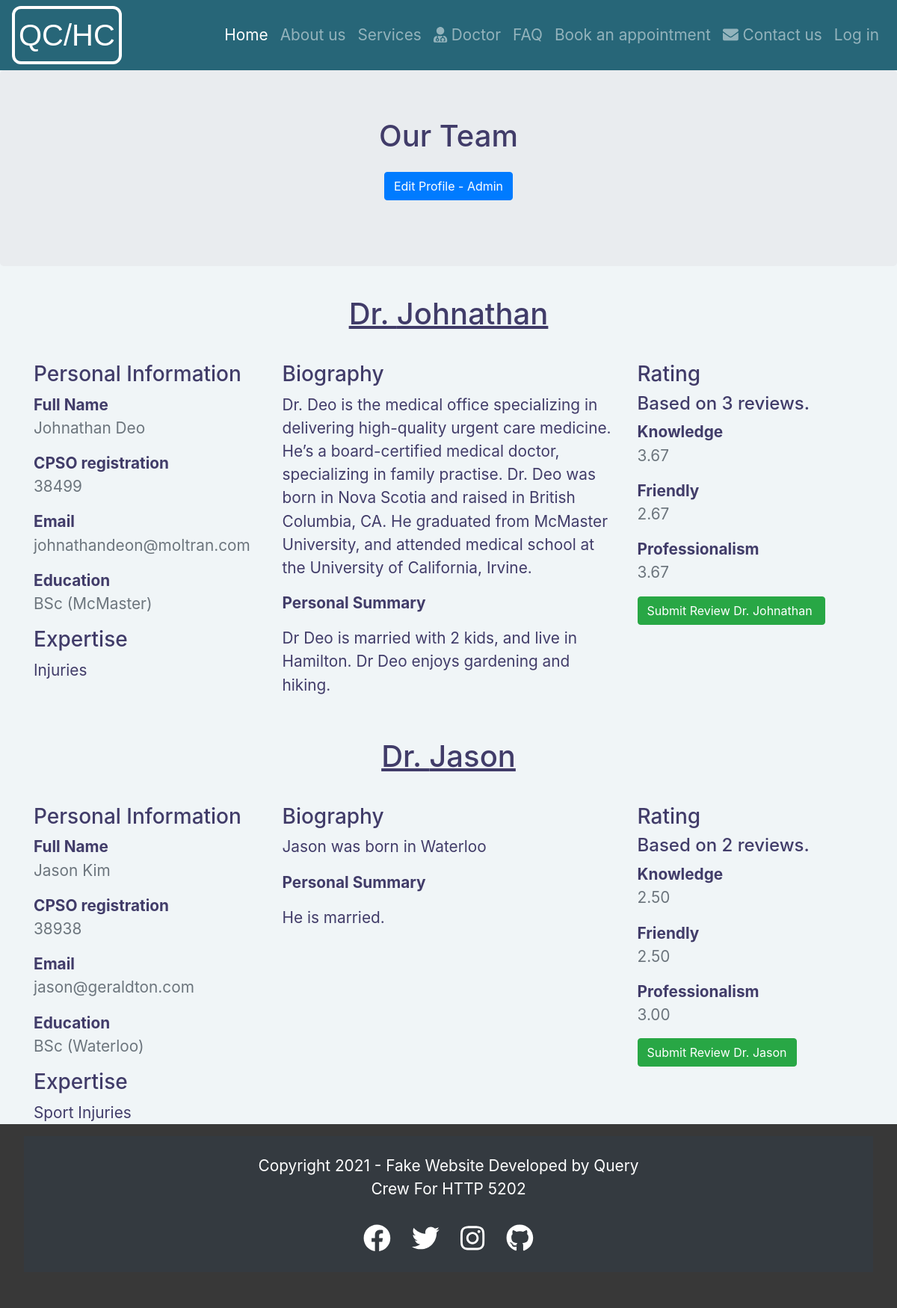
The page /pages/indexDoctor.php on the database its author committed.
### tables this page shows
CREATE TABLE `doctor` (
  `id` int(11) NOT NULL,
  `first_name` varchar(50) NOT NULL,
  `last_name` varchar(50) NOT NULL,
  `cpso_reg` int(5) NOT NULL COMMENT 'CPSO is a 5-digit number.',
  `email` varchar(50) NOT NULL,
  `education` varchar(50) NOT NULL,
  `expertise` varchar(256) NOT NULL,
  `biography` varchar(1024) NOT NULL,
  `personal` varchar(1024) NOT NULL,
  `fk_doctor_user_id` int(11) NOT NULL
);

### database/Database.php (called while the page is built, shortened)
<?php
class Database {
    private static $user = "root";
    private static $pass = "root";
    private static $dsn ="mysql:host=localhost;dbname=qc_health_clinic";
    private static $dbcon;
    public static function getDb(){
        if(!isset(self::$dbcon)) {
            try {
                self::$dbcon = new \PDO(self::$dsn, self::$user, self::$pass);
                self::$dbcon->setAttribute(\PDO::ATTR_ERRMODE, \PDO::ERRMODE_EXCEPTION);
                self::$dbcon->setAttribute(\PDO::ATTR_DEFAULT_FETCH_MODE, \PDO::FETCH_OBJ);
            } catch (\PDOException $e) {
                $msg = $e->getMessage();
                include 'pages/custom-error.php';
                exit();
            }
        }
        return self::$dbcon;
    }
}

### database/DoctorPDO.php (called while the page is built, shortened)
<?php
class DoctorPDO
{
    public function getAllDoctors($dbcon){
        $sql = "SELECT * FROM doctor";
        $pdostm = $dbcon->prepare($sql);
        $pdostm->execute();
        $doctors = $pdostm->fetchAll(\PDO::FETCH_OBJ);
        return $doctors;
    }
}

### database/ReviewsPDO.php (called while the page is built, shortened)
<?php
class ReviewsPDO
{
    public function getAvgs($dbcon, $doctorID){
        $sql = "SELECT CAST(AVG(know) AS DECIMAL(3,2)) AS knowAvg,
                       CAST(AVG(friendly) AS DECIMAL(3,2)) AS friendAvg,
                       CAST(AVG(prof) AS DECIMAL(3,2)) AS profAvg,
                       COUNT(know) AS drReviews
                FROM reviews where doctorID = :doctorID";
        $pst = $dbcon->prepare($sql);
        $pst->bindParam(':doctorID', $doctorID);
        $pst->execute();
        $reviews = $pst->fetch(\PDO::FETCH_OBJ);
        return $reviews;
    }
}

### pages/doctorInformation.php (the view, shortened to what this page needs)
<h1 class="jumbotron-heading text-center" style="margin:1em 0em;">
    <u>Dr. <?= $dr->first_name; ?></u>
</h1>
<div class="row">
    <div class="col">
            <div class="panel-heading">
                <h3 class="panel-title">Personal Information</h3>
            </div>
            <div class="panel-body">
                <div class="about-info-p">
                    <strong>Full Name</strong>
                    <br>
                    <p class="text-muted">
                        <span><?= $dr->first_name; ?></span>
                        <span><?= $dr->last_name; ?></span>
                    </p>
                </div>
                <div class="about-info-p">
                    <strong>CPSO registration</strong>
                    <br>
                    <p class="text-muted"><?= $dr->cpso_reg; ?></p>
                </div>
                <div class="about-info-p">
                    <strong>Email</strong>
                    <br>
                    <p class="text-muted"><?= $dr->email; ?></p>
                </div>
                <div class="about-info-p m-b-0">
                    <strong>Education</strong>
                    <br>
                    <p class="text-muted"><?= $dr->education; ?></p>
                </div>
            </div>
        <div class="panel panel-default panel-fill">
            <div class="panel-heading">
                <h3 class="panel-title">Expertise</h3>
            </div>
            <div class="panel-body">
                <?= $dr->expertise; ?>
            </div>
        </div>
    </div>
    <div class="col-5">
        <div class="panel panel-default panel-fill">
            <div class="panel-heading">
                <h3 class="panel-title">Biography</h3>
            </div>
            <div class="panel-body">
                <p>
                    <?= $dr->biography; ?>
                </p>
                <p><strong>
                        Personal Summary
                    </strong></p>
                <p>
                    <?= $dr->personal; ?>
                </p>
            </div>
        </div>
    </div>
    <div class="col">
        <div class="panel panel-default panel-fill">
            <div class="panel-heading">
                <h3 class="panel-title">Rating </h3>
                <h4>Based on <?= $review->drReviews; ?> reviews.</h4>
            </div>
            <div class="panel-body">
                <div class="about-info-p">
                    <strong>Knowledge</strong>
                    <br>
                    <p class="text-muted"><?= $review->knowAvg; ?></p>
                </div>
                <div class="about-info-p">
                    <strong>Friendly</strong>
                    <br>
                    <p class="text-muted"><?= $review->friendAvg;  ?></p>
                </div>
                <div class="about-info-p m-b-0">
                    <strong>Professionalism</strong>
                    <br>
                    <p class="text-muted"><?= $review->profAvg;  ?></p>
                </div>
            </div>
            <form action="index.php?page=submitReview" method="post">
                <input type="submit" class="button btn btn-success"
                       name="submitReview" value="<?= "Submit Review Dr. " . $dr->first_name; ?>"/>
            </form>
        </div>
    </div>
</div>

### pages/doctorBody.php (shortened to what this page needs)
<main role="main">
    <section class="jumbotron text-center">
        <div class="container">
            <h1 class="jumbotron-heading">Our Team</h1>
            <p>
                <a href="index.php?page=doctorAdmin" class="btn btn-primary my-2">Edit Profile - Admin</a>
            </p>
        </div>
    </section>
    <div class="wrapper">
        <div class="container">
            <div class="wrapper">
                <?php foreach ($doctorsList as $dr) {
                    $review = $r->getAvgs(Database::getDb(), $dr->id);
                    include "doctorInformation.php";
                }
                ?>
            </div>
        </div>
    </div>
</main>

### css/HeaderFooter.css (style rules this page uses)
html { font-family: "Roboto", sans-serif; }
a { color: white; }

### css/admin-style/admin_dashboard.css (style rules this page uses)
h1 { margin: 0; }
main { background-color: rgba(112,159,176,.1); overflow: hidden; }

### rows shown on the page
doctor: first_name "Johnathan", last_name "Deo", cpso_reg "38499", email "johnathandeon@moltran.com", education "BSc (McMaster)", expertise "Injuries", biography "Dr. Deo is the medical office specializing in delivering high-quality urgent care medicine. He’s a board-certified medical doctor, specializing in family practise. Dr. Deo was born in Nova Scotia and raised in British Columbia, CA. He graduated from McMaster University, and attended medical school at the University of California, Irvine.", personal "Dr Deo is married with 2 kids, and live in Hamilton. Dr Deo enjoys gardening and hiking.", drReviews "3", knowAvg "3.67", friendAvg "2.67", profAvg "3.67", submitReview "Submit Review Dr. Johnathan"
doctor: first_name "Jason", last_name "Kim", cpso_reg "38938", email "jason@geraldton.com", education "BSc (Waterloo)", expertise "Sport Injuries", biography "Jason was born in Waterloo", personal "He is married.", drReviews "2", knowAvg "2.50", friendAvg "2.50", profAvg "3.00", submitReview "Submit Review Dr. Jason"
